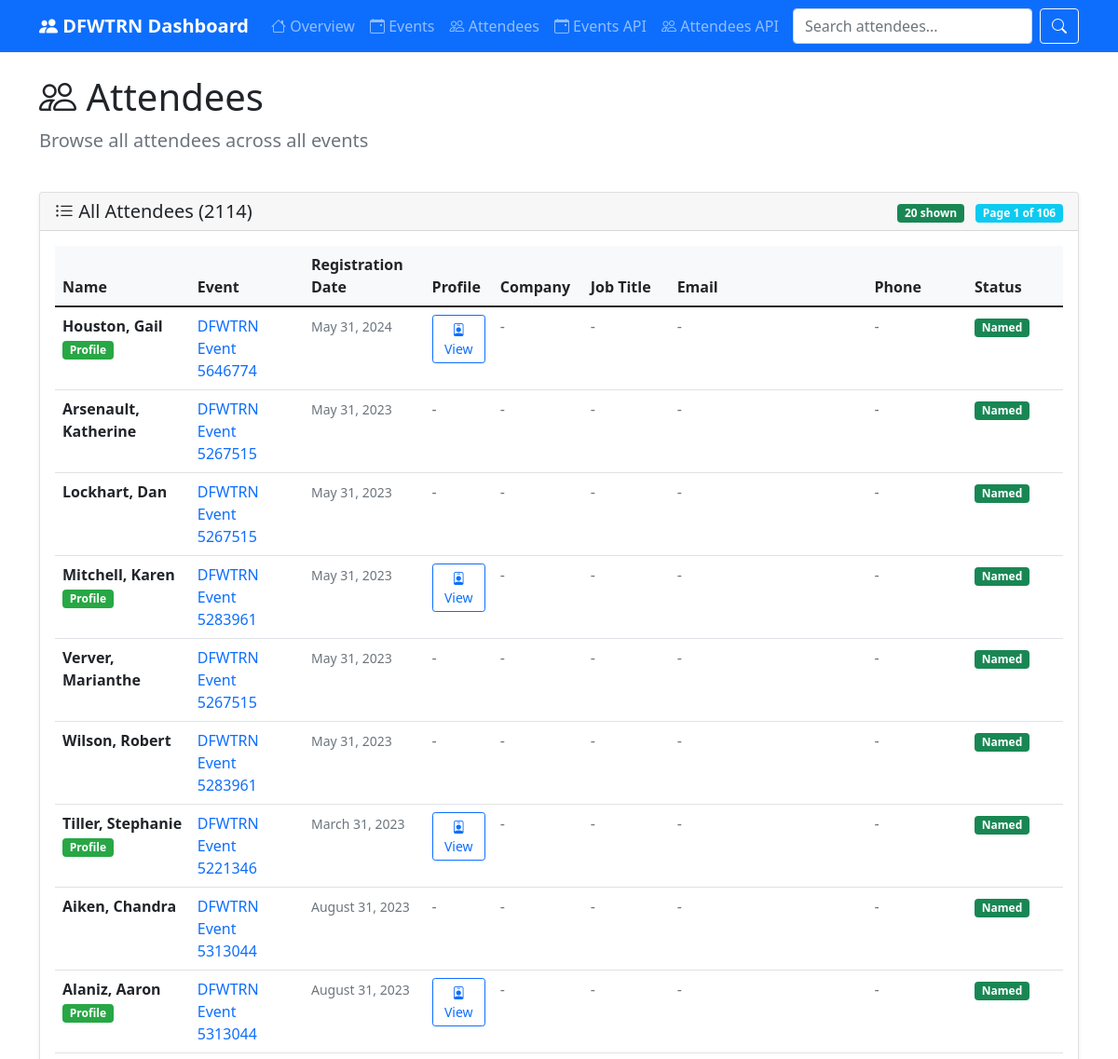
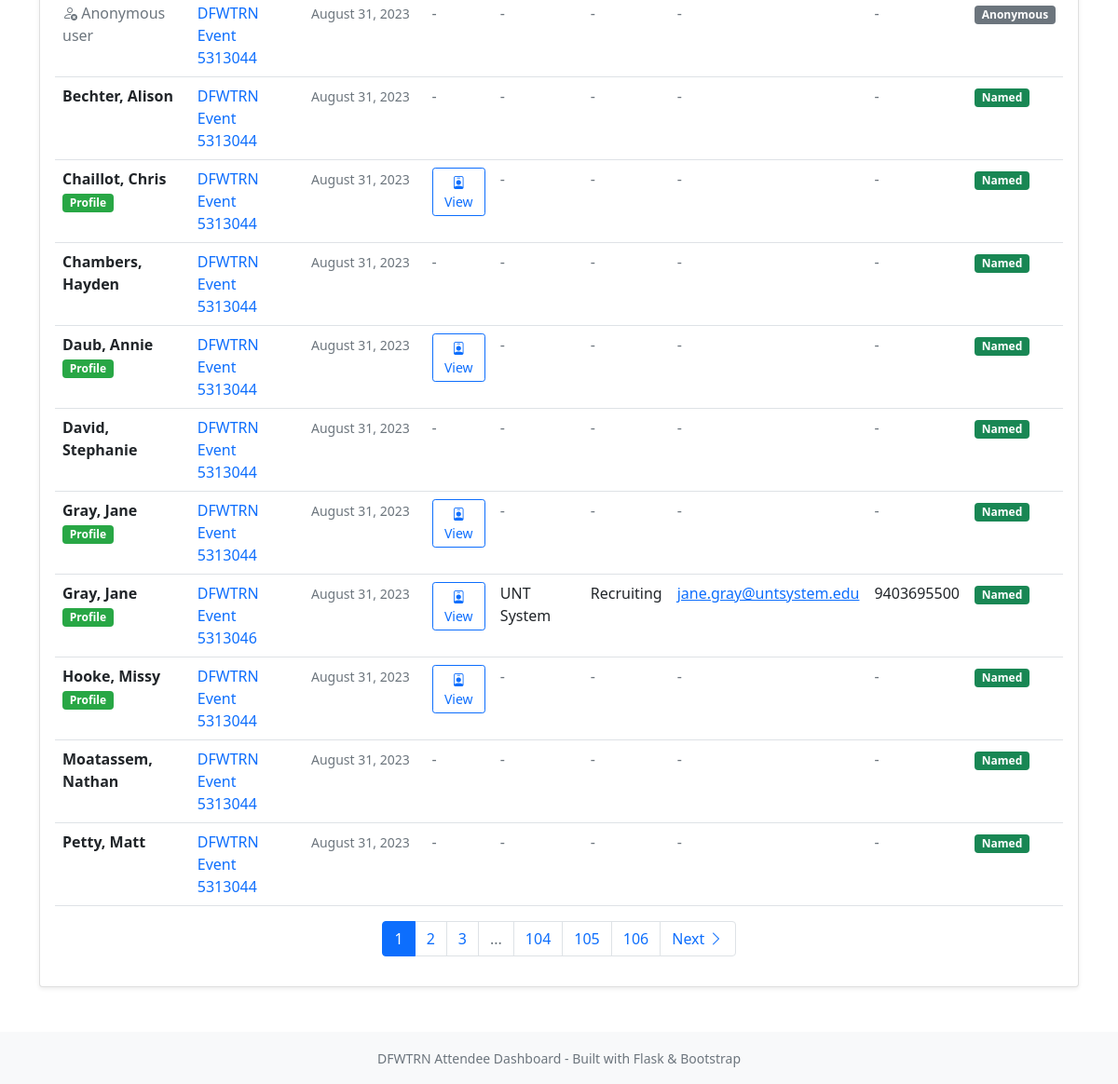
/attendees, run on the app's committed database (2 pictures, top to bottom).
### tables this page shows
CREATE TABLE attendees (
    id INTEGER PRIMARY KEY AUTOINCREMENT,
    event_id INTEGER,
    event_date TEXT,
    full_name TEXT,
    first_name TEXT,
    last_name TEXT,
    profile_url TEXT,
    is_anonymous BOOLEAN DEFAULT FALSE,
    guest_count INTEGER DEFAULT 0,
    created_at TIMESTAMP DEFAULT CURRENT_TIMESTAMP,
    UNIQUE(event_id, full_name, event_date)
);

CREATE TABLE events (
    id INTEGER PRIMARY KEY,
    event_name TEXT,
    event_date TEXT,
    event_url TEXT,
    total_attendees INTEGER,
    created_at TIMESTAMP DEFAULT CURRENT_TIMESTAMP
);

CREATE TABLE attendee_profiles (
    id INTEGER PRIMARY KEY AUTOINCREMENT,
    attendee_id INTEGER,
    profile_url TEXT UNIQUE,
    email TEXT,
    phone TEXT,
    company TEXT,
    job_title TEXT,
    bio TEXT,
    member_since TEXT,
    location TEXT,
    skills TEXT,
    certifications TEXT,
    last_updated TIMESTAMP DEFAULT CURRENT_TIMESTAMP,
    FOREIGN KEY (attendee_id) REFERENCES attendees(id)
);

### attendee_dashboard.py (the view)
@app.route('/attendees')
def attendees():
    page = request.args.get('page', 1, type=int)
    per_page = 20
    offset = (page - 1) * per_page
    db = get_db()
    attendees = db.execute('''
        SELECT a.*, ap.email, ap.company, ap.job_title, ap.phone, e.event_name
        FROM attendees a
        LEFT JOIN attendee_profiles ap ON a.id = ap.attendee_id
        LEFT JOIN events e ON a.event_id = e.id
        ORDER BY a.event_date DESC, a.full_name
        LIMIT ? OFFSET ?
    ''', (per_page, offset)).fetchall()
    total_attendees = db.execute('SELECT COUNT(*) FROM attendees').fetchone()[0]
    total_pages = (total_attendees + per_page - 1) // per_page
    db.close()
    return render_template('attendees.html', attendees=attendees, page=page, total_pages=total_pages, total_attendees=total_attendees)

### attendee_dashboard.py (called while the page is built)
def get_db():
    db = sqlite3.connect(app.config['DATABASE'])
    db.row_factory = sqlite3.Row
    return db

@app.template_filter('date_format')
def date_format(value):
    if not value:
        return ''
    try:
        dt = datetime.strptime(value, '%d %b %Y')
        return dt.strftime('%B %d, %Y')
    except:
        return value

### templates/attendees.html (shortened to what this page needs)
{% extends "base.html" %}
{% block content %}
<div class="row mb-4">
    <div class="col">
        <h1 class="display-6">
            <i class="bi bi-people"></i> Attendees
        </h1>
        <p class="lead text-muted">Browse all attendees across all events</p>
    </div>
</div>
<div class="row">
    <div class="col-12">
        <div class="card">
            <div class="card-header d-flex justify-content-between align-items-center">
                <h5 class="card-title mb-0">
                    <i class="bi bi-list-ul"></i> All Attendees ({{ total_attendees }})
                </h5>
                <div>
                    <span class="badge bg-success me-2">{{ attendees | length }} shown</span>
                    <span class="badge bg-info">Page {{ page }} of {{ total_pages }}</span>
                </div>
            </div>
            <div class="card-body">
                {% if attendees %}
                <div class="table-responsive">
                    <table class="table table-hover">
                        <thead>
                            <tr>
                                <th>Name</th>
                                <th>Event</th>
                                <th>Registration Date</th>
                                <th>Profile</th>
                                <th>Company</th>
                                <th>Job Title</th>
                                <th>Email</th>
                                <th>Phone</th>
                                <th>Status</th>
                            </tr>
                        </thead>
                        <tbody>
                            {% for attendee in attendees %}
                            <tr>
                                <td>
                                    {% if attendee.is_anonymous %}
                                        <span class="text-muted">
                                            <i class="bi bi-person-x"></i> Anonymous user
                                        </span>
                                    {% else %}
                                        <strong>{{ attendee.full_name }}</strong>
                                        {% if attendee.profile_url %}
                                            <span class="badge profile-badge">Profile</span>
                                        {% endif %}
                                    {% endif %}
                                </td>
                                <td>
                                    {% if attendee.event_name %}
                                        <a href="{{ url_for('event_detail', event_id=attendee.event_id) }}" class="text-decoration-none">
                                            {{ attendee.event_name }}
                                        </a>
                                    {% else %}
                                        <span class="text-muted">Event {{ attendee.event_id }}</span>
                                    {% endif %}
                                </td>
                                <td>
                                    <small class="text-muted">{{ attendee.event_date | date_format }}</small>
                                </td>
                                <td>
                                    {% if attendee.profile_url %}
                                        <a href="{{ url_for('attendee_detail', attendee_id=attendee.id) }}" class="btn btn-sm btn-outline-primary">
                                            <i class="bi bi-person-badge"></i> View
                                        </a>
                                    {% else %}
                                        <span class="text-muted">-</span>
                                    {% endif %}
                                </td>
                                <td>
                                    {% if attendee.company %}
                                        {{ attendee.company }}
                                    {% else %}
                                        <span class="text-muted">-</span>
                                    {% endif %}
                                </td>
                                <td>
                                    {% if attendee.job_title %}
                                        {{ attendee.job_title }}
                                    {% else %}
                                        <span class="text-muted">-</span>
                                    {% endif %}
                                </td>
                                <td>
                                    {% if attendee.email %}
                                        <a href="mailto:{{ attendee.email }}">{{ attendee.email }}</a>
                                    {% else %}
                                        <span class="text-muted">-</span>
                                    {% endif %}
                                </td>
                                <td>
                                    {% if attendee.phone %}
                                        {{ attendee.phone }}
                                    {% else %}
                                        <span class="text-muted">-</span>
                                    {% endif %}
                                </td>
                                <td>
                                    {% if attendee.is_anonymous %}
                                        <span class="badge anonymous-badge">Anonymous</span>
                                    {% else %}
                                        <span class="badge bg-success">Named</span>
                                    {% endif %}
                                </td>
                            </tr>
                            {% endfor %}
                        </tbody>
                    </table>
                </div>
                {% if total_pages > 1 %}
                <nav aria-label="Attendee pagination">
                    <ul class="pagination justify-content-center">
                        {% for p in range(1, total_pages + 1) %}
                            {% if p == page %}
                            <li class="page-item active">
                                <span class="page-link">{{ p }}</span>
                            </li>
                            {% elif p <= 3 or p > total_pages - 3 or (p >= page - 1 and p <= page + 1) %}
                            <li class="page-item">
                                <a class="page-link" href="{{ url_for('attendees', page=p) }}">{{ p }}</a>
                            </li>
                            {% elif p == 4 and page > 5 %}
                            <li class="page-item disabled">
                                <span class="page-link">...</span>
                            </li>
                            {% elif p == total_pages - 3 and page < total_pages - 4 %}
                            <li class="page-item disabled">
                                <span class="page-link">...</span>
                            </li>
                            {% endif %}
                        {% endfor %}
                        {% if page < total_pages %}
                        <li class="page-item">
                            <a class="page-link" href="{{ url_for('attendees', page=page+1) }}">
                                Next <i class="bi bi-chevron-right"></i>
                            </a>
                        </li>
                        {% endif %}
                    </ul>
                </nav>
                {% endif %}
                {% else %}
                <p class="text-muted">No attendees found.</p>
                {% endif %}
            </div>
        </div>
    </div>
</div>
{% endblock %}

### templates/base.html (style rules this page uses)
.card { box-shadow: 0 0.125rem 0.25rem rgba(0, 0, 0, 0.075); }
.table th { background-color: #f8f9fa; }
.anonymous-badge { background-color: #6c757d; }
.profile-badge { background-color: #28a745; }

### data on the page
attendees: full_name "Houston, Gail", shows "Profile", event_name "DFWTRN Event 5646774", event_date "May 31, 2024", is_anonymous "Named"
attendees: full_name "Arsenault, Katherine", event_name "DFWTRN Event 5267515", event_date "May 31, 2023", is_anonymous "Named"
attendees: full_name "Lockhart, Dan", event_name "DFWTRN Event 5267515", event_date "May 31, 2023", is_anonymous "Named"
attendees: full_name "Mitchell, Karen", shows "Profile", event_name "DFWTRN Event 5283961", event_date "May 31, 2023", is_anonymous "Named"
attendees: full_name "Verver, Marianthe", event_name "DFWTRN Event 5267515", event_date "May 31, 2023", is_anonymous "Named"
attendees: full_name "Wilson, Robert", event_name "DFWTRN Event 5283961", event_date "May 31, 2023", is_anonymous "Named"
attendees: full_name "Tiller, Stephanie", shows "Profile", event_name "DFWTRN Event 5221346", event_date "March 31, 2023", is_anonymous "Named"
attendees: full_name "Aiken, Chandra", event_name "DFWTRN Event 5313044", event_date "August 31, 2023", is_anonymous "Named"
attendees: full_name "Alaniz, Aaron", shows "Profile", event_name "DFWTRN Event 5313044", event_date "August 31, 2023", is_anonymous "Named"
attendees: is_anonymous True (drawn), event_name "DFWTRN Event 5313044", event_date "August 31, 2023"
attendees: full_name "Bechter, Alison", event_name "DFWTRN Event 5313044", event_date "August 31, 2023", is_anonymous "Named"
attendees: full_name "Chaillot, Chris", shows "Profile", event_name "DFWTRN Event 5313044", event_date "August 31, 2023", is_anonymous "Named"
attendees: full_name "Chambers, Hayden", event_name "DFWTRN Event 5313044", event_date "August 31, 2023", is_anonymous "Named"
attendees: full_name "Daub, Annie", shows "Profile", event_name "DFWTRN Event 5313044", event_date "August 31, 2023", is_anonymous "Named"
attendees: full_name "David, Stephanie", event_name "DFWTRN Event 5313044", event_date "August 31, 2023", is_anonymous "Named"
attendees: full_name "Gray, Jane", shows "Profile", event_name "DFWTRN Event 5313044", event_date "August 31, 2023", is_anonymous "Named"
attendee_profiles: full_name "Gray, Jane", shows "Profile", event_name "DFWTRN Event 5313046", event_date "August 31, 2023", company "UNT System", job_title "Recruiting", email "jane.gray@untsystem.edu", phone "9403695500", shows "Named"
attendees: full_name "Hooke, Missy", shows "Profile", event_name "DFWTRN Event 5313044", event_date "August 31, 2023", is_anonymous "Named"
attendees: full_name "Moatassem, Nathan", event_name "DFWTRN Event 5313044", event_date "August 31, 2023", is_anonymous "Named"
attendees: full_name "Petty, Matt", event_name "DFWTRN Event 5313044", event_date "August 31, 2023", is_anonymous "Named"

### other printed values
{{ total_attendees }} "2114"
{{ attendees | length }} "20"
{{ page }} "1"
{{ total_pages }} "106"
{{ p }} "1"
{{ p }} "2" "3" "104" "105" "106"
